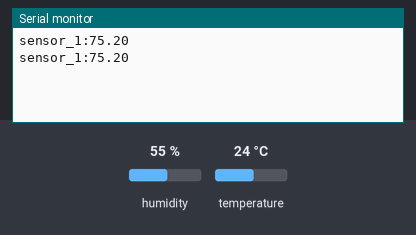
A sketch run on a simulated Arduino Uno, built with avr-gcc and run on an emulated ATmega328P. Shown: the last lines printed to the serial monitor. Inputs (shaded band) come from the test bench; at power-on: temperature 24 °C, humidity 55 %.

Above: at 4.8 s.
4.9 s: temperature set to 12 °C
At 6.7 s:
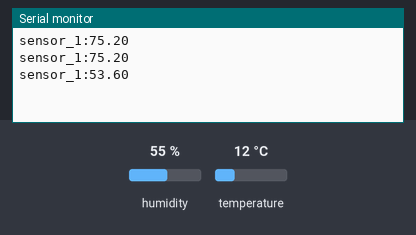
7.9 s: temperature set to 19 °C
At 8.4 s:
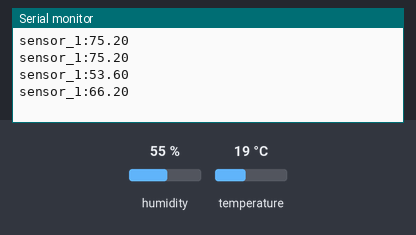
Timing chart, 0 to 10.9 s (numbered marks = the images above; inputs shaded):
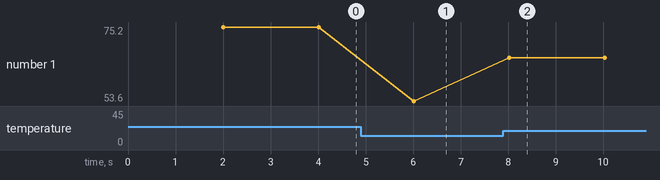

Measured:
- after the input at 4.9 s, the serial monitor: prints a new line after 1.1 s (image 1)
- after the input at 7.9 s, the serial monitor: prints a new line after 0.12 s (image 2)
- plotted number 1: 75.2 → 53.6 after the input at 4.9 s, 53.6 → 66.2 after the input at 7.9 s

The sketch:

field_unit.ino
```cpp
/*
  RemoteUnit_DHT22_Tx.ino

  TRANSMITTER ARDUINO - Remote sensor unit (one per location)

  Reads temperature from DHT22 sensor and transmits via RS-485 to receiver.

  HARDWARE:
  - Arduino (any model)
  - DHT22 temperature/humidity sensor
  - RS-485 transceiver shield (uses hardware serial on pins 0/1)
  - Power supply (battery or wall)

  CONNECTIONS:
  - DHT22 data pin → Digital pin 2
  - RS-485 shield → Uses hardware serial pins 0/1 (built-in to shield)

  TO MODIFY FOR MULTIPLE SENSORS:
  1. Change the SENSOR_ID constant below to match your sensor
  2. The RS485.println() line will send "sensor_id:temperature" format

  Example:
  - SENSOR_ID = "sensor_1" sends: "sensor_1:72.34"
  - SENSOR_ID = "sensor_2" sends: "sensor_2:72.34"
  - etc.
*/

#include "DHT.h"

// ===== CHANGE THIS FOR DIFFERENT SENSORS =====
const String SENSOR_ID = "sensor_1"; // Change to "sensor_2", "sensor_3", etc.
// ============================================

// DHT22 sensor settings
#define DHTPIN 2
#define DHTTYPE DHT22
DHT dht(DHTPIN, DHTTYPE);

void setup()
{
    Serial.begin(9600); // Hardware serial to RS-485 shield (pins 0/1)
    dht.begin();        // Initialize DHT22 sensor
}

void loop()
{
    delay(2000); // Wait 2 seconds between readings

    // Read temperature from DHT22
    float tempF = dht.readTemperature(true);

    // Check if read was successful
    if (isnan(tempF))
    {
        Serial.println("ERROR: DHT sensor read failed");
        return;
    }

    // Send temperature with sensor ID over RS-485 to receiver
    // Format: "sensor_1:72.34"
    // This line transmits to BOTH RS485 shield (in field) AND Serial Monitor (when plugged in)
    Serial.print(SENSOR_ID);
    Serial.print(":");
    Serial.println(tempF, 2); // 2 decimal places
}
```
